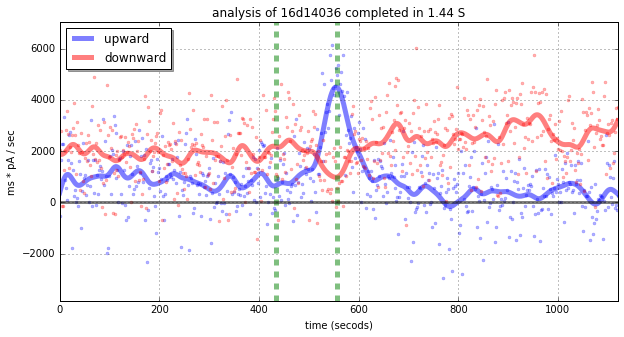

Reproduce this figure in Python.
import os
import sys
sys.path.append("../../../../")
import swhlab
import matplotlib.pyplot as plt
import matplotlib.mlab as mlab
import numpy as np
import time


class ABF2(swhlab.ABF):
    def phasicTonic(self,m1=None,m2=None,chunkMs=20,quietPercentile=20,
                    histResolution=1,plotToo=False,rmsExpected=5):
        """ 
        chunkMs should be ~50 ms or greater.
        bin sizes must be equal to or multiples of the data resolution.
        transients smaller than the expected RMS will be silenced.
        """
        # prepare sectioning values to be used later
        m1=0 if m1 is None else m1*self.pointsPerSec
        m2=len(abf.sweepY) if m2 is None else m2*self.pointsPerSec
        m1,m2=int(m1),int(m2)
        
        # prepare histogram values to be used later
        padding=200 # pA or mV of maximum expected deviation
        chunkPoints=int(chunkMs*self.pointsPerMs)
        histBins=int((padding*2)/histResolution)
        
        # center the data at 0 using peak histogram, not the mean
        Y=self.sweepY[m1:m2]
        hist,bins=np.histogram(Y,bins=2*padding)
        Yoffset=bins[np.where(hist==max(hist))[0][0]]
        Y=Y-Yoffset # we don't have to, but PDF math is easier
        
        # create histogram for all data in the sweep
        nChunks=int(len(Y)/chunkPoints)
        hist,bins=np.histogram(Y,bins=histBins,range=(-padding,padding))

        # create histogram for just the sweeps with the lowest variance
        chunks=np.reshape(Y[:nChunks*chunkPoints],(nChunks,chunkPoints))
        variances=np.var(chunks,axis=1)
        percentiles=np.empty(len(variances))
        for i,variance in enumerate(variances):
            percentiles[i]=sorted(variances).index(variance)/len(variances)*100
        blData=chunks[np.where(percentiles<=quietPercentile)[0]].flatten()
        blHist,blBins=np.histogram(blData,bins=histBins,range=(-padding,padding))
        blHist=blHist/max(blHist)*max(hist)
        
        # determine the phasic current by subtracting-out the baseline
        diff=hist-blHist
        return diff/len(Y)*abf.pointsPerSec # charge/sec

if __name__=="__main__":
    #abfPath=r"X:\Data\2P01\2016\2016-09-01 PIR TGOT"
    abfPath=r"C:\Users\scott\Documents\important\demodata"   
    abf=ABF2(os.path.join(abfPath,"16d14036.abf"))      
    
    t=time.perf_counter()
    Xs=np.arange(abf.sweeps)*abf.sweepLength
    pos,neg=np.zeros(len(Xs)),np.zeros(len(Xs))
    for sweep in abf.setsweeps():
        phasic=abf.phasicTonic(.75)
        neg[sweep],pos[sweep]=np.sum(np.split(phasic,2),1)
    t=time.perf_counter()-t
        
    plt.figure(figsize=(10,5))
    plt.grid()
    plt.title("analysis of %s completed in %.02f S"%(abf.ID,t))
    plt.plot(Xs,pos,'.',color='b',alpha=.3)
    plt.plot(Xs,swhlab.common.lowpass(pos),'-',color='b',alpha=.5,lw=5,label="upward")
    plt.plot(Xs,neg,'.',color='r',alpha=.3)
    plt.plot(Xs,swhlab.common.lowpass(neg),'-',color='r',alpha=.5,lw=5,label="downward")
    for sweep in abf.comment_times:
        plt.axvline(sweep,lw=5,alpha=.5,color='g',ls='--')
    plt.axhline(0,color='k',lw=3,alpha=.5)
    plt.xlabel("time (secods)")
    plt.ylabel("ms * pA / sec")
    plt.legend(loc='upper left',shadow=True)
    plt.margins(0,.1)
    plt.show()
        
    
    print("DONE")
